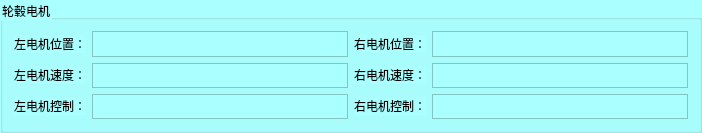
     <widget class="QGroupBox" name="groupBox">
      <property name="styleSheet">
       <string notr="true">background-color: rgb(170, 255, 255);</string>
      </property>
      <property name="title">
       <string>轮毂电机</string>
      </property>
      <layout class="QGridLayout" name="gridLayout">
       <item row="1" column="3">
        <widget class="QTextBrowser" name="rightmotorspeed">
         <property name="sizePolicy">
          <sizepolicy hsizetype="Expanding" vsizetype="Fixed">
           <horstretch>0</horstretch>
           <verstretch>0</verstretch>
          </sizepolicy>
         </property>
         <property name="maximumSize">
          <size>
           <width>16777215</width>
           <height>25</height>
          </size>
         </property>
        </widget>
       </item>
       <item row="1" column="1">
        <widget class="QTextBrowser" name="leftmotorspeed">
         <property name="sizePolicy">
          <sizepolicy hsizetype="Expanding" vsizetype="Fixed">
           <horstretch>0</horstretch>
           <verstretch>0</verstretch>
          </sizepolicy>
         </property>
         <property name="maximumSize">
          <size>
           <width>16777215</width>
           <height>25</height>
          </size>
         </property>
        </widget>
       </item>
       <item row="0" column="0">
        <widget class="QLabel" name="label">
         <property name="sizePolicy">
          <sizepolicy hsizetype="Expanding" vsizetype="Fixed">
           <horstretch>0</horstretch>
           <verstretch>0</verstretch>
          </sizepolicy>
         </property>
         <property name="text">
          <string>左电机位置：</string>
         </property>
        </widget>
       </item>
       <item row="1" column="2">
        <widget class="QLabel" name="label_6">
         <property name="sizePolicy">
          <sizepolicy hsizetype="Expanding" vsizetype="Fixed">
           <horstretch>0</horstretch>
           <verstretch>0</verstretch>
          </sizepolicy>
         </property>
         <property name="text">
          <string>右电机速度：</string>
         </property>
        </widget>
       </item>
       <item row="2" column="1">
        <widget class="QTextBrowser" name="leftmotorenable">
         <property name="sizePolicy">
          <sizepolicy hsizetype="Expanding" vsizetype="Fixed">
           <horstretch>0</horstretch>
           <verstretch>0</verstretch>
          </sizepolicy>
         </property>
         <property name="maximumSize">
          <size>
           <width>16777215</width>
           <height>25</height>
          </size>
         </property>
        </widget>
       </item>
       <item row="2" column="3">
        <widget class="QTextBrowser" name="rightmotorenable">
         <property name="sizePolicy">
          <sizepolicy hsizetype="Expanding" vsizetype="Fixed">
           <horstretch>0</horstretch>
           <verstretch>0</verstretch>
          </sizepolicy>
         </property>
         <property name="maximumSize">
          <size>
           <width>16777215</width>
           <height>25</height>
          </size>
         </property>
        </widget>
       </item>
       <item row="0" column="2">
        <widget class="QLabel" name="label_7">
         <property name="sizePolicy">
          <sizepolicy hsizetype="Expanding" vsizetype="Fixed">
           <horstretch>0</horstretch>
           <verstretch>0</verstretch>
          </sizepolicy>
         </property>
         <property name="text">
          <string>右电机位置：</string>
         </property>
        </widget>
       </item>
       <item row="1" column="0">
        <widget class="QLabel" name="label_2">
         <property name="sizePolicy">
          <sizepolicy hsizetype="Expanding" vsizetype="Fixed">
           <horstretch>0</horstretch>
           <verstretch>0</verstretch>
          </sizepolicy>
         </property>
         <property name="text">
          <string>左电机速度：</string>
         </property>
        </widget>
       </item>
       <item row="2" column="0">
        <widget class="QLabel" name="label_26">
         <property name="sizePolicy">
          <sizepolicy hsizetype="Expanding" vsizetype="Fixed">
           <horstretch>0</horstretch>
           <verstretch>0</verstretch>
          </sizepolicy>
         </property>
         <property name="text">
          <string>左电机控制：</string>
         </property>
        </widget>
       </item>
       <item row="0" column="1">
        <widget class="QTextBrowser" name="leftmotorpos">
         <property name="sizePolicy">
          <sizepolicy hsizetype="Expanding" vsizetype="Fixed">
           <horstretch>0</horstretch>
           <verstretch>0</verstretch>
          </sizepolicy>
         </property>
         <property name="maximumSize">
          <size>
           <width>16777215</width>
           <height>26</height>
          </size>
         </property>
        </widget>
       </item>
       <item row="2" column="2">
        <widget class="QLabel" name="label_25">
         <property name="sizePolicy">
          <sizepolicy hsizetype="Expanding" vsizetype="Fixed">
           <horstretch>0</horstretch>
           <verstretch>0</verstretch>
          </sizepolicy>
         </property>
         <property name="text">
          <string>右电机控制：</string>
         </property>
        </widget>
       </item>
       <item row="0" column="3">
        <widget class="QTextBrowser" name="rightmotorpos">
         <property name="sizePolicy">
          <sizepolicy hsizetype="Expanding" vsizetype="Fixed">
           <horstretch>0</horstretch>
           <verstretch>0</verstretch>
          </sizepolicy>
         </property>
         <property name="maximumSize">
          <size>
           <width>16777215</width>
           <height>26</height>
          </size>
         </property>
        </widget>
       </item>
      </layout>
     </widget>
